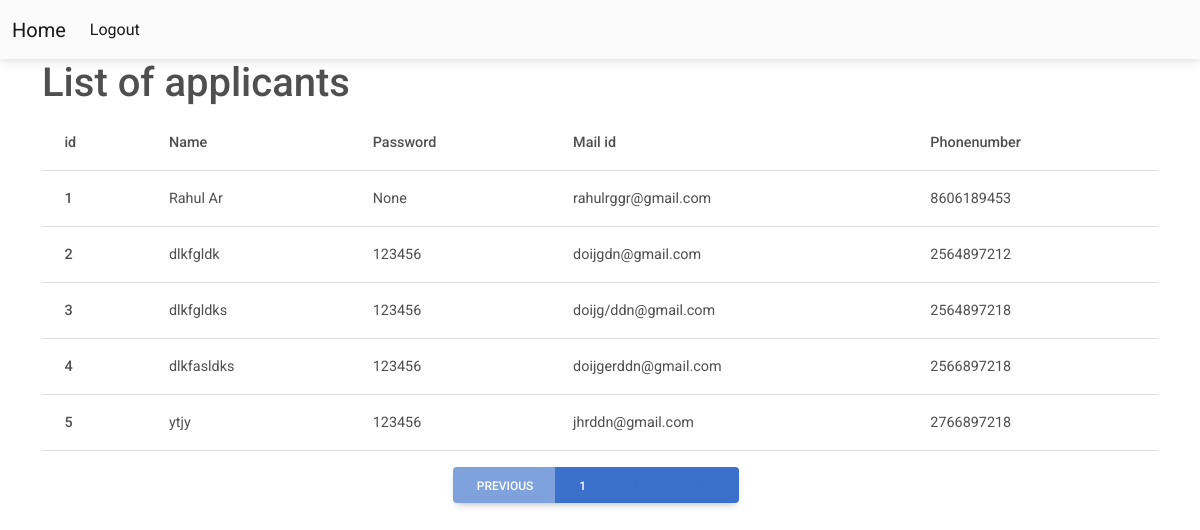
The app's page /accounts/list/ with its own data.
### regform/models.py (models this page shows, shortened)
class form(models.Model):
    name=models.CharField(max_length=50,null=True)
    mailid=models.EmailField(null=True)
    password=models.CharField(max_length=50,null=True)
    phonenumber=models.CharField(max_length=12,null=True)

### accounts/views.py (the view)
# urls.py: path('list/',listofapplication,name='list'),
def listofapplication(request):
    all=form.objects.all()
    paginator=Paginator(all,5)
    page=request.GET.get('page')
    paged_form=paginator.get_page(page)
    return render(request,'list.html',{'all':paged_form})

### template/list.html (shortened to what this page needs)
<!DOCTYPE html>
<html lang="en">
<head>
    <link
  href="https://cdnjs.cloudflare.com/ajax/libs/font-awesome/6.0.0/css/all.min.css"
  rel="stylesheet"
/>
<link
  href="https://cdnjs.cloudflare.com/ajax/libs/mdb-ui-kit/6.1.0/mdb.min.css"
  rel="stylesheet"
/>
</head>
<body>
  <nav class="navbar navbar-expand-lg navbar-light bg-light">
    <div class="container-fluid">
      <a class="navbar-brand" href="">Home</a>
      <div class="collapse navbar-collapse" id="navbarNav">
        <ul class="navbar-nav">
          <li class="nav-item">
            <a class="nav-link active" aria-current="page" href="{% url 'logout' %}">Logout</a>
          </li>
        </ul>
      </div>
    </div>
  </nav>
    <div class="container align-content-center">
      <h1>List of applicants</h1>
        <table class="table">
            <thead>
              <tr>
                <th scope="col">id</th>
                <th scope="col">Name</th>
                <th scope="col">Password</th>
                <th scope="col">Mail id</th>
                <th scope="col">Phonenumber</th>
              </tr>
            </thead>
            <tbody>
                {% for x in all %}
              <tr>
                <th scope="row">{{x.id}}</th>
                <td>{{x.name}}</td>
                <td>{{ x.password }}</td>
                <td>{{x.mailid }}</td>
                <td>{{x.phonenumber }}</td>
              </tr>
              {% endfor %}
            </tbody>
          </table>
          {% if all.has_other_pages %}
                <div class="btn-toolbar justify-content-center"  role="toolbar">
                    <div class="btn-group me-2" role="group" aria-label="First group">
                        {% if all.has_previous %}
                        <button type="button" class="btn btn-primary"><a href="?page={{all.previous_page_number}}" tabindex="-1" aria-disabled="true">Previous</a></button>
                        {% else %}
                        <button type="button" class="btn btn-primary" tabindex="-1" aria-disabled="true" disabled="True">Previous</button>
                        {% endif %}
                        {% for i in all.paginator.page_range %}
                            {% if all.number == i %}
                                <button type="button" class="btn btn-primary">{{i}}</button>
                            {% else %}
                                <button type="button" class="btn btn-primary"><a href="?page={{i}}">{{i}}</a></button>
                            {% endif %}
                        {% endfor %}
                        {% if all.has_next %}
                        <button type="button" class="btn btn-primary"><a href="?page={{all.next_page_number}}">Next</a></button>
                        {% else %}
                        <button type="button" class="btn btn-primary">Next</button>
                        {% endif %}
                    </div>
                    {% endif %}
</body>
</html>

### records on screen
form: id "1", name "Rahul Ar", password "None", mailid "rahulrggr@gmail.com", phonenumber "8606189453"
form: id "2", name "dlkfgldk", password "123456", mailid "doijgdn@gmail.com", phonenumber "2564897212"
form: id "3", name "dlkfgldks", password "123456", mailid "doijg/ddn@gmail.com", phonenumber "2564897218"
form: id "4", name "dlkfasldks", password "123456", mailid "doijgerddn@gmail.com", phonenumber "2566897218"
form: id "5", name "ytjy", password "123456", mailid "jhrddn@gmail.com", phonenumber "2766897218"

### other values on screen
{{ i }} "1"
